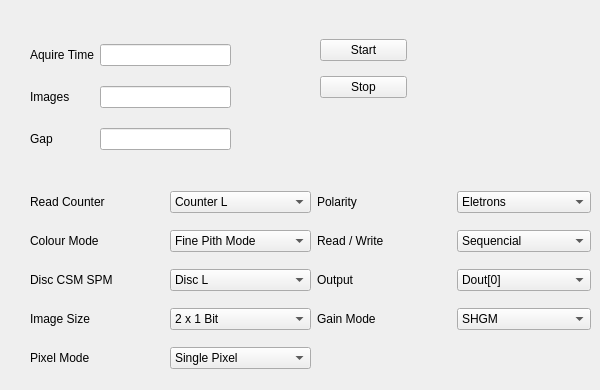
    <widget class="QWidget" name="Aquire">
     <attribute name="title">
      <string>Aquire</string>
     </attribute>
     <widget class="QWidget" name="layoutWidget">
      <property name="geometry">
       <rect>
        <x>30</x>
        <y>30</y>
        <width>201</width>
        <height>134</height>
       </rect>
      </property>
      <layout class="QGridLayout" name="gridLayout_1">
       <item row="0" column="0">
        <widget class="QLabel" name="Aquire_Time">
         <property name="text">
          <string>Aquire Time</string>
         </property>
        </widget>
       </item>
       <item row="0" column="1">
        <widget class="QLineEdit" name="Aquire_Time_Input">
         <property name="palette">
          <palette>
           <active>
            <colorrole role="Text">
             <brush brushstyle="SolidPattern">
              <color alpha="255">
               <red>255</red>
               <green>0</green>
               <blue>0</blue>
              </color>
             </brush>
            </colorrole>
           </active>
           <inactive>
            <colorrole role="Text">
             <brush brushstyle="SolidPattern">
              <color alpha="255">
               <red>255</red>
               <green>0</green>
               <blue>0</blue>
              </color>
             </brush>
            </colorrole>
           </inactive>
           <disabled>
            <colorrole role="Text">
             <brush brushstyle="SolidPattern">
              <color alpha="255">
               <red>159</red>
               <green>158</green>
               <blue>158</blue>
              </color>
             </brush>
            </colorrole>
           </disabled>
          </palette>
         </property>
         <property name="mouseTracking">
          <bool>false</bool>
         </property>
         <property name="acceptDrops">
          <bool>false</bool>
         </property>
         <property name="maxLength">
          <number>7</number>
         </property>
         <property name="frame">
          <bool>true</bool>
         </property>
         <property name="cursorMoveStyle">
          <enum>Qt::VisualMoveStyle</enum>
         </property>
         <property name="clearButtonEnabled">
          <bool>false</bool>
         </property>
        </widget>
       </item>
       <item row="1" column="0">
        <widget class="QLabel" name="Images">
         <property name="text">
          <string>Images</string>
         </property>
        </widget>
       </item>
       <item row="1" column="1">
        <widget class="QLineEdit" name="NImages_Input">
         <property name="palette">
          <palette>
           <active>
            <colorrole role="Text">
             <brush brushstyle="SolidPattern">
              <color alpha="255">
               <red>255</red>
               <green>0</green>
               <blue>0</blue>
              </color>
             </brush>
            </colorrole>
           </active>
           <inactive>
            <colorrole role="Text">
             <brush brushstyle="SolidPattern">
              <color alpha="255">
               <red>255</red>
               <green>0</green>
               <blue>0</blue>
              </color>
             </brush>
            </colorrole>
           </inactive>
           <disabled>
            <colorrole role="Text">
             <brush brushstyle="SolidPattern">
              <color alpha="255">
               <red>159</red>
               <green>158</green>
               <blue>158</blue>
              </color>
             </brush>
            </colorrole>
           </disabled>
          </palette>
         </property>
         <property name="mouseTracking">
          <bool>false</bool>
         </property>
         <property name="acceptDrops">
          <bool>false</bool>
         </property>
         <property name="text">
          <string/>
         </property>
         <property name="maxLength">
          <number>3</number>
         </property>
        </widget>
       </item>
       <item row="2" column="0">
        <widget class="QLabel" name="Gap">
         <property name="text">
          <string>Gap</string>
         </property>
        </widget>
       </item>
       <item row="2" column="1">
        <widget class="QLineEdit" name="Gap_Input">
         <property name="palette">
          <palette>
           <active>
            <colorrole role="Text">
             <brush brushstyle="SolidPattern">
              <color alpha="255">
               <red>255</red>
               <green>0</green>
               <blue>0</blue>
              </color>
             </brush>
            </colorrole>
           </active>
           <inactive>
            <colorrole role="Text">
             <brush brushstyle="SolidPattern">
              <color alpha="255">
               <red>255</red>
               <green>0</green>
               <blue>0</blue>
              </color>
             </brush>
            </colorrole>
           </inactive>
           <disabled>
            <colorrole role="Text">
             <brush brushstyle="SolidPattern">
              <color alpha="255">
               <red>159</red>
               <green>158</green>
               <blue>158</blue>
              </color>
             </brush>
            </colorrole>
           </disabled>
          </palette>
         </property>
         <property name="mouseTracking">
          <bool>false</bool>
         </property>
         <property name="acceptDrops">
          <bool>false</bool>
         </property>
         <property name="text">
          <string/>
         </property>
         <property name="maxLength">
          <number>5</number>
         </property>
        </widget>
       </item>
      </layout>
     </widget>
     <widget class="QWidget" name="layoutWidget_2">
      <property name="geometry">
       <rect>
        <x>30</x>
        <y>180</y>
        <width>561</width>
        <height>201</height>
       </rect>
      </property>
      <layout class="QGridLayout" name="gridLayout_2">
       <item row="0" column="0">
        <widget class="QLabel" name="Read_Couter">
         <property name="text">
          <string>Read Counter</string>
         </property>
        </widget>
       </item>
       <item row="0" column="1">
        <widget class="QComboBox" name="Read_Counter_Input">
         <property name="focusPolicy">
          <enum>Qt::ClickFocus</enum>
         </property>
         <item>
          <property name="text">
           <string>Counter L</string>
          </property>
         </item>
         <item>
          <property name="text">
           <string>Counter H</string>
          </property>
         </item>
         <item>
          <property name="text">
           <string>Both</string>
          </property>
         </item>
        </widget>
       </item>
       <item row="0" column="2">
        <widget class="QLabel" name="Polarity">
         <property name="text">
          <string>Polarity</string>
         </property>
        </widget>
       </item>
       <item row="0" column="3">
        <widget class="QComboBox" name="Polarity_Input">
         <property name="focusPolicy">
          <enum>Qt::ClickFocus</enum>
         </property>
         <item>
          <property name="text">
           <string>Eletrons</string>
          </property>
         </item>
         <item>
          <property name="text">
           <string>Holes</string>
          </property>
         </item>
        </widget>
       </item>
       <item row="1" column="1">
        <widget class="QComboBox" name="Colour_Mode_Input">
         <property name="focusPolicy">
          <enum>Qt::ClickFocus</enum>
         </property>
         <item>
          <property name="text">
           <string>Fine Pith Mode</string>
          </property>
         </item>
         <item>
          <property name="text">
           <string>Spectroscopic Mode</string>
          </property>
         </item>
        </widget>
       </item>
       <item row="1" column="2">
        <widget class="QLabel" name="ReadWrite">
         <property name="text">
          <string>Read / Write</string>
         </property>
        </widget>
       </item>
       <item row="1" column="3">
        <widget class="QComboBox" name="Read_Write_Input">
         <property name="focusPolicy">
          <enum>Qt::ClickFocus</enum>
         </property>
         <item>
          <property name="text">
           <string>Sequencial</string>
          </property>
         </item>
         <item>
          <property name="text">
           <string>Continous</string>
          </property>
         </item>
        </widget>
       </item>
       <item row="2" column="0">
        <widget class="QLabel" name="CSM_SPM">
         <property name="text">
          <string>Disc CSM SPM</string>
         </property>
        </widget>
       </item>
       <item row="2" column="1">
        <widget class="QComboBox" name="Disc_CSM_SPM_Input">
         <property name="focusPolicy">
          <enum>Qt::ClickFocus</enum>
         </property>
         <item>
          <property name="text">
           <string>Disc L</string>
          </property>
         </item>
         <item>
          <property name="text">
           <string>Disc H</string>
          </property>
         </item>
        </widget>
       </item>
       <item row="2" column="2">
        <widget class="QLabel" name="Output">
         <property name="text">
          <string>Output</string>
         </property>
        </widget>
       </item>
       <item row="2" column="3">
        <widget class="QComboBox" name="Output_Input">
         <property name="focusPolicy">
          <enum>Qt::ClickFocus</enum>
         </property>
         <item>
          <property name="text">
           <string>Dout[0]</string>
          </property>
         </item>
         <item>
          <property name="text">
           <string>Dout[0..3]</string>
          </property>
         </item>
         <item>
          <property name="text">
           <string>Dout[0..1]</string>
          </property>
         </item>
         <item>
          <property name="text">
           <string>Dout[0..7]</string>
          </property>
         </item>
        </widget>
       </item>
       <item row="3" column="0">
        <widget class="QLabel" name="Image_Size">
         <property name="text">
          <string>Image Size</string>
         </property>
        </widget>
       </item>
       <item row="3" column="1">
        <widget class="QComboBox" name="Count_L_Input">
         <property name="focusPolicy">
          <enum>Qt::ClickFocus</enum>
         </property>
         <item>
          <property name="text">
           <string>2 x 1 Bit</string>
          </property>
         </item>
         <item>
          <property name="text">
           <string>2 x 12 Bits</string>
          </property>
         </item>
         <item>
          <property name="text">
           <string>2 x 6 Bits</string>
          </property>
         </item>
         <item>
          <property name="text">
           <string>1 x 24 Bits</string>
          </property>
         </item>
        </widget>
       </item>
       <item row="3" column="2">
        <widget class="QLabel" name="Gain_mode">
         <property name="text">
          <string>Gain Mode</string>
         </property>
        </widget>
       </item>
       <item row="3" column="3">
        <widget class="QComboBox" name="Gain_Mode_Input">
         <property name="focusPolicy">
          <enum>Qt::ClickFocus</enum>
         </property>
         <item>
          <property name="text">
           <string>SHGM</string>
          </property>
         </item>
         <item>
          <property name="text">
           <string>LGM</string>
          </property>
         </item>
         <item>
          <property name="text">
           <string>HGM</string>
          </property>
         </item>
         <item>
          <property name="text">
           <string>SLGM</string>
          </property>
         </item>
        </widget>
       </item>
       <item row="4" column="0">
        <widget class="QLabel" name="Pixel_Mode">
         <property name="text">
          <string>Pixel Mode</string>
         </property>
        </widget>
       </item>
       <item row="4" column="1">
        <widget class="QComboBox" name="Pixel_Mode_Input">
         <property name="focusPolicy">
          <enum>Qt::ClickFocus</enum>
         </property>
         <item>
          <property name="text">
           <string>Single Pixel</string>
          </property>
         </item>
         <item>
          <property name="text">
           <string>Charge Summing</string>
          </property>
         </item>
        </widget>
       </item>
       <item row="1" column="0">
        <widget class="QLabel" name="Colour_Mode">
         <property name="text">
          <string>Colour Mode</string>
         </property>
        </widget>
       </item>
      </layout>
     </widget>
     <widget class="QWidget" name="layoutWidget">
      <property name="geometry">
       <rect>
        <x>320</x>
        <y>30</y>
        <width>87</width>
        <height>78</height>
       </rect>
      </property>
      <layout class="QGridLayout" name="gridLayout_0">
       <item row="0" column="0">
        <widget class="QPushButton" name="Start_Aquire">
         <property name="text">
          <string>Start</string>
         </property>
        </widget>
       </item>
       <item row="1" column="0">
        <widget class="QPushButton" name="Stop_Aquire">
         <property name="text">
          <string>Stop</string>
         </property>
        </widget>
       </item>
      </layout>
     </widget>
    </widget>
